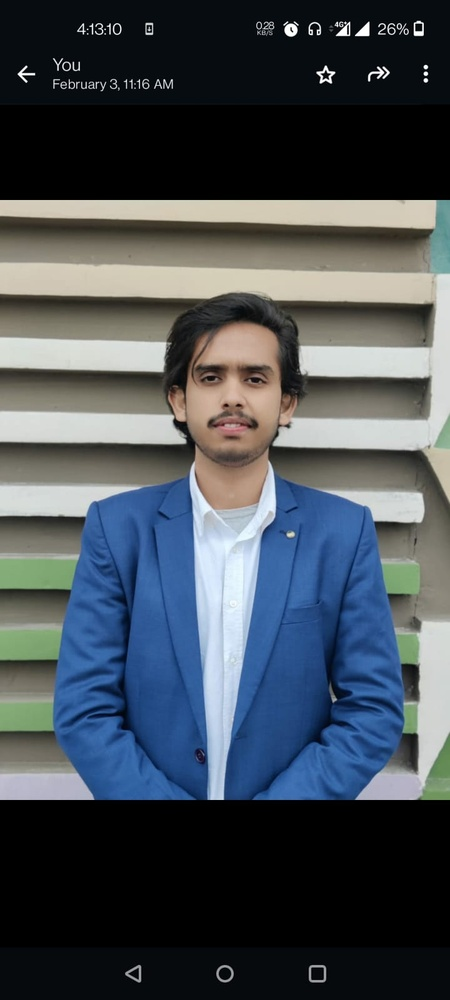
#> input picture numpy/image_processing/image.jpg, 450 x 1000 px, shrunk from 720 x 1600 before the run
$ jupyter execute img_proc.ipynb
#> lines starting #> are read from the running program, lines starting #| are printed output that depends on the picture
[cell 1]
import numpy as np
import imageio.v2 as imageio
import matplotlib.pyplot as plt

# Load the image

image = imageio.imread('image.jpg')
#> image is the input picture: shape (1000, 450, 3); mean R, G, B 69.9, 77.8, 85

# Convert the image to grayscale


# Display the grayscale image

plt.imshow(image)

plt.show()

[cell 2]
# Load the image
image = imageio.imread('image.jpg')  # Replace 'image.jpg' with your image file path

# Convert the image to a NumPy array
image_array = np.array(image)

# Print the shape of the array
print( image_array.shape)
#| (1000, 450, 3)
print( image_array)
#> (printed output is left out)

[cell 3]
# [17 lines of commented-out code are left out]

[cell 4]
# Load the image
image = imageio.imread('image.jpg')

# Convert the image to grayscale
gray_image = np.dot(image[...,:3], [0.2989, 0.5870, 0.1140])

# Create a gray color overlay
gray_overlay = np.zeros_like(image)  # Create an array of zeros with the same shape as the original image
gray_overlay[..., 0] = gray_image  # Assign gray image to the red channel
gray_overlay[..., 1] = gray_image  # Assign gray image to the green channel
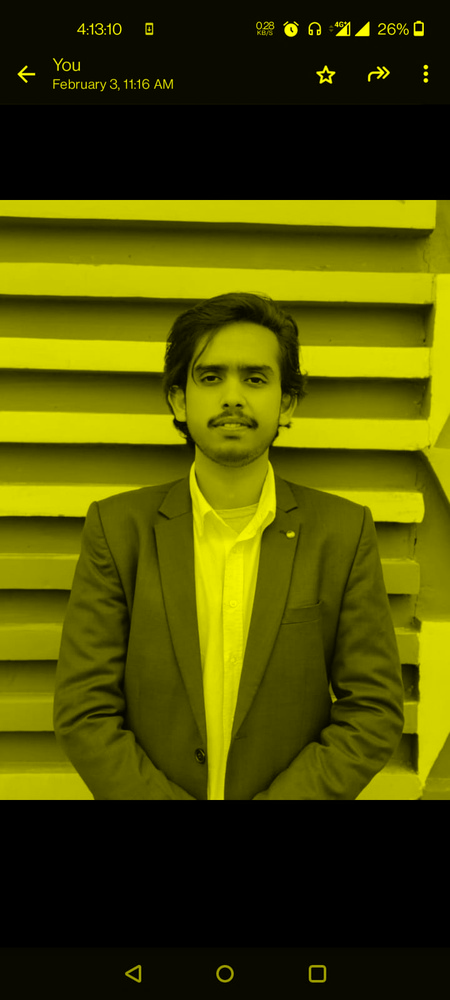
#> gray_overlay: shape (1000, 450, 3); mean of channels 0, 1, 2 75.8, 75.8, 0; drawn as R, G, B
gray_overlay[..., 2] = gray_image  # Assign gray image to the blue channel

# Blend the original image with the gray overlay
alpha = 0.5  # Adjust the transparency of the overlay
blended_image = (1 - alpha) * image + alpha * gray_overlay

# Ensure the values are in the valid range (0-255 for image)
blended_image = np.clip(blended_image, 0, 255).astype(np.uint8)

# Display the blended image
plt.imshow(blended_image)
plt.axis('off')  # Hide the axes
plt.show()

[cell 5]
# Load the image
image = imageio.imread('image.jpg')  # Replace 'image.jpg' with your image file path

# Convert the image to a NumPy array
image_array = np.array(image)

# Get the shape of the array
height, width, channels = image_array.shape
#> height = 1000; width = 450; channels = 3

# Print the dimensions
print("Height (number of rows):", height)      # 200
#| Height (number of rows): 1000
print("Width (number of columns):", width)      # 300
#| Width (number of columns): 450
print("Number of color channels:", channels)     # 3
#| Number of color channels: 3

[cell 6]
# [28 lines of commented-out code are left out]

[cell 7]
# [38 lines of commented-out code are left out]

[cell 8]
import numpy as np
import imageio
import matplotlib.pyplot as plt

# Load the image
image = imageio.imread('image.jpg')  # Replace 'image.jpg' with your image file path

# Check the shape of the image
height, width, channels = image.shape
print(f"Image shape: {height} (height) x {width} (width) x {channels} (channels)")
#| Image shape: 1000 (height) x 450 (width) x 3 (channels)

# Create an orange image by manipulating the RGB channels
orange_image = np.zeros_like(image)  # Create an empty array with the same shape as the original image

# Set the Red and Green channels to create an orange tint
orange_image[..., 0] = image[..., 0]  # Keep the Red channel
orange_image[..., 1] = (image[..., 1] * 0.5)  # Reduce the Green channel to keep a balance
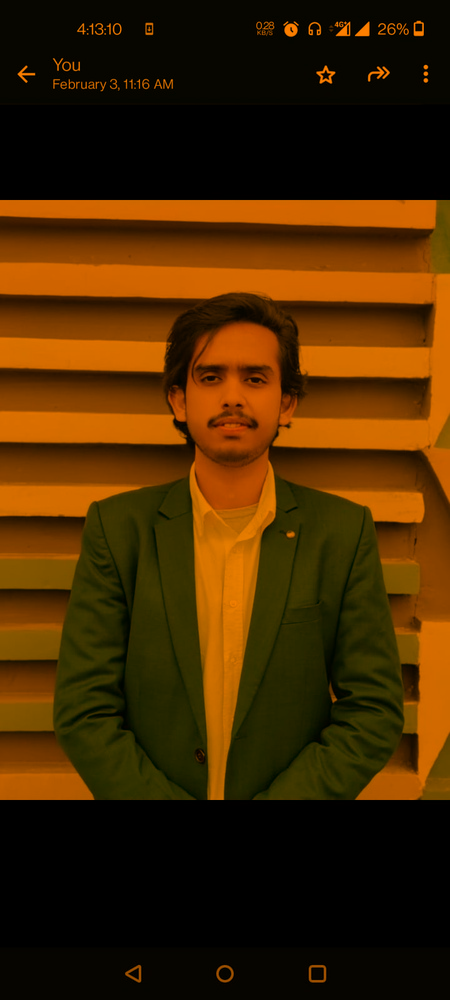
#> orange_image: shape (1000, 450, 3); mean R, G, B 69.9, 38.7, 0
orange_image[..., 2] = 0  # Set the Blue channel to zero

# Display the original and orange images
plt.figure(figsize=(10, 5))

# Original Image
plt.subplot(1, 2, 1)
plt.imshow(image)
plt.title("Original Image")
plt.axis("off")

# Orange Image
plt.subplot(1, 2, 2)
plt.imshow(orange_image)
plt.title("Orange Image")
plt.axis("off")

plt.show()

[cell 9]
import numpy as np
import imageio
import matplotlib.pyplot as plt

# Load the image
image = imageio.imread('image.jpg')  # Replace 'image.jpg' with your image file path

# Check the shape of the image
height, width, channels = image.shape
print(f"Image shape: {height} (height) x {width} (width) x {channels} (channels)")
#| Image shape: 1000 (height) x 450 (width) x 3 (channels)

# Create a golden image by manipulating the RGB channels
golden_image = np.zeros_like(image)  # Create an empty array with the same shape as the original image

# Set the Red and Green channels to create a golden tint
golden_image[..., 0] = image[..., 0] * 1.5  # Increase the Red channel intensity
golden_image[..., 1] = image[..., 1] * 1.2  # Increase the Green channel intensity
golden_image[..., 2] = image[..., 2] * 0.5  # Reduce the Blue channel intensity
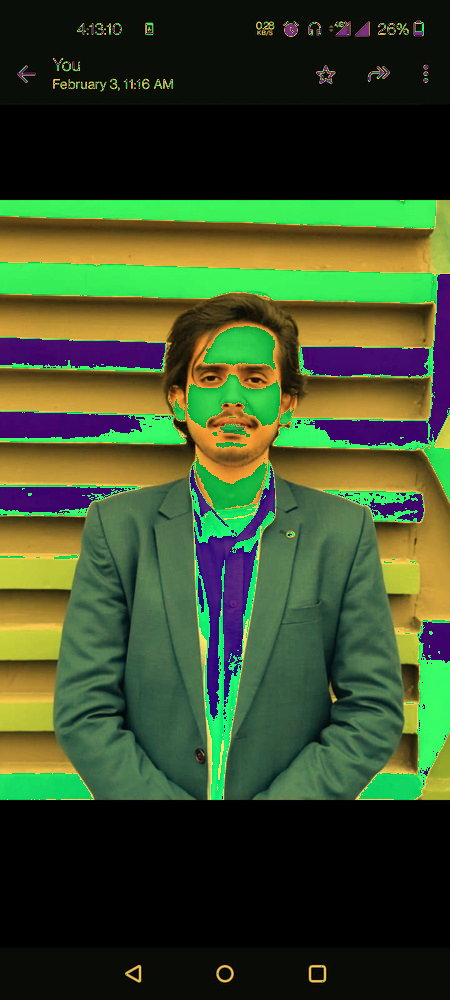
#> golden_image: shape (1000, 450, 3); mean R, G, B 59.8, 77.2, 42.3

# Clip values to be in the range [0, 255] to avoid overflow
golden_image = np.clip(golden_image, 0, 255).astype(np.uint8)

# Display the original and golden images
plt.figure(figsize=(10, 5))

# Original Image
plt.subplot(1, 2, 1)
plt.imshow(image)
plt.title("Original Image")
plt.axis("off")

# Golden Image
plt.subplot(1, 2, 2)
plt.imshow(golden_image)
plt.title("Golden Image")
plt.axis("off")

plt.show()

[cell 10]
import numpy as np
import imageio
import matplotlib.pyplot as plt

# Load the image
image = imageio.imread('image.jpg')  # Replace 'image.jpg' with your image file path

# Check the shape of the image
height, width, channels = image.shape
print(f"Image shape: {height} (height) x {width} (width) x {channels} (channels)")
#| Image shape: 1000 (height) x 450 (width) x 3 (channels)

# Create a brown image by manipulating the RGB channels
brown_image = np.zeros_like(image)  # Create an empty array with the same shape as the original image

# Set the Red and Green channels for a brown tint and reduce the Blue channel
brown_image[..., 0] = image[..., 0] * 0.65  # Adjust Red channel (reduce slightly)
brown_image[..., 1] = image[..., 1] * 0.50  # Adjust Green channel (reduce slightly)
brown_image[..., 2] = image[..., 2] * 0.30  # Reduce Blue channel significantly
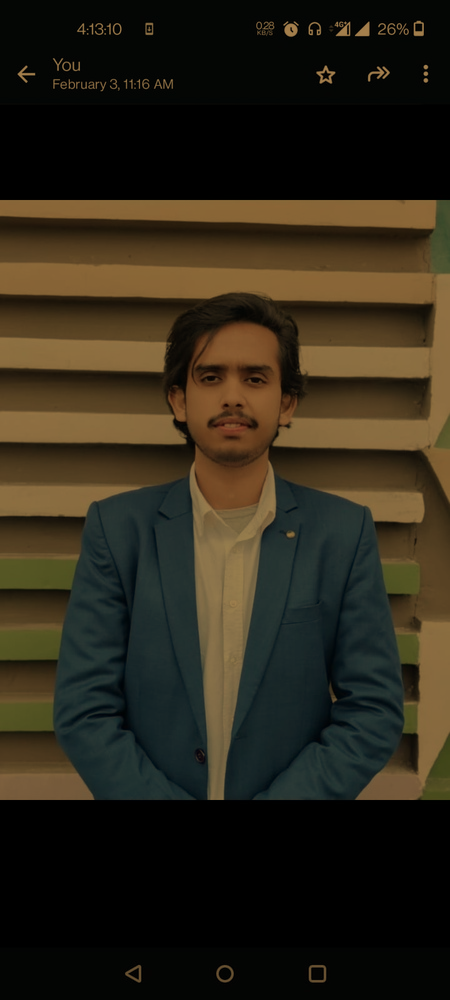
#> brown_image: shape (1000, 450, 3); mean R, G, B 45, 38.7, 25.1

# Clip values to be in the range [0, 255] to avoid overflow
brown_image = np.clip(brown_image, 0, 255).astype(np.uint8)

# Display the original and brown images
plt.figure(figsize=(10, 5))

# Original Image
plt.subplot(1, 2, 1)
plt.imshow(image)
plt.title("Original Image")
plt.axis("off")

# Brown Image
plt.subplot(1, 2, 2)
plt.imshow(brown_image)
plt.title("Brown Image")
plt.axis("off")

plt.show()

[cell 11]
import numpy as np
import imageio
import matplotlib.pyplot as plt

# Load the image
image = imageio.imread('image.jpg')  # Replace 'image.jpg' with your image file path

# Check the shape of the image
height, width, channels = image.shape
print(f"Image shape: {height} (height) x {width} (width) x {channels} (channels)")
#| Image shape: 1000 (height) x 450 (width) x 3 (channels)

# Create a gray image by manipulating the RGB channels
gray_image = np.zeros_like(image)  # Create an empty array with the same shape as the original image

# Set all channels to the average value of the original RGB channels to create gray
gray_image[..., 0] = image[..., 0] * 0.2989 + image[..., 1] * 0.5870 + image[..., 2] * 0.1140  # Red channel
#> gray_image: shape (1000, 450, 3)
gray_image[..., 1] = gray_image[..., 0]  # Green channel (same as red)
gray_image[..., 2] = gray_image[..., 0]  # Blue channel (same as red)

# Clip values to be in the range [0, 255] to avoid overflow
gray_image = np.clip(gray_image, 0, 255).astype(np.uint8)

# Display the original and gray images
plt.figure(figsize=(10, 5))

# Original Image
plt.subplot(1, 2, 1)
plt.imshow(image)
plt.title("Original Image")
plt.axis("off")

# Gray Image
plt.subplot(1, 2, 2)
plt.imshow(gray_image)
plt.title("Gray Image")
plt.axis("off")

plt.show()

[cell 12]
from PIL import Image
import matplotlib.pyplot as plt

# Load the image using Pillow
image = Image.open('image.jpg')  # Replace 'image.jpg' with your image file path

# Convert the image to grayscale
gray_image = image.convert('L')  # 'L' mode is for grayscale
#> gray_image: PIL image 450x1000 L

# Display the original and gray images
plt.figure(figsize=(10, 5))

# Original Image
plt.subplot(1, 2, 1)
plt.imshow(image)
plt.title("Original Image")
plt.axis("off")

# Grayscale Image
plt.subplot(1, 2, 2)
plt.imshow(gray_image, cmap='gray')
plt.title("Gray Image")
plt.axis("off")

plt.show()

[cell 13]
from PIL import Image
import matplotlib.pyplot as plt
import numpy as np

# Load the image
image = Image.open('image.jpg')  # Replace 'image.jpg' with your image file path

# Convert the image to RGB (if it's not in that mode)
image = image.convert('RGB')

# Convert the image to an array
image_array = np.array(image)

# Apply a purple tint by enhancing red and blue channels
purple_tinted_image_array = image_array.copy()
purple_tinted_image_array[..., 1] = 0  # Set green channel to 0

# Optionally, enhance the red and blue channels (for example, by multiplying them)
purple_tinted_image_array[..., 0] = purple_tinted_image_array[..., 0] * 0.7  # Reduce red intensity
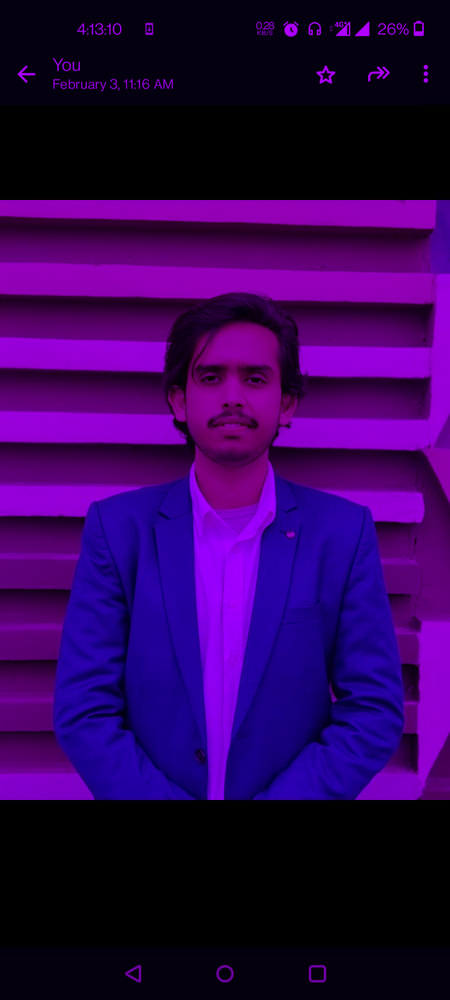
#> purple_tinted_image_array: shape (1000, 450, 3); mean R, G, B 48.5, 0, 85
purple_tinted_image_array[..., 2] = purple_tinted_image_array[..., 2] * 0.7  # Reduce blue intensity
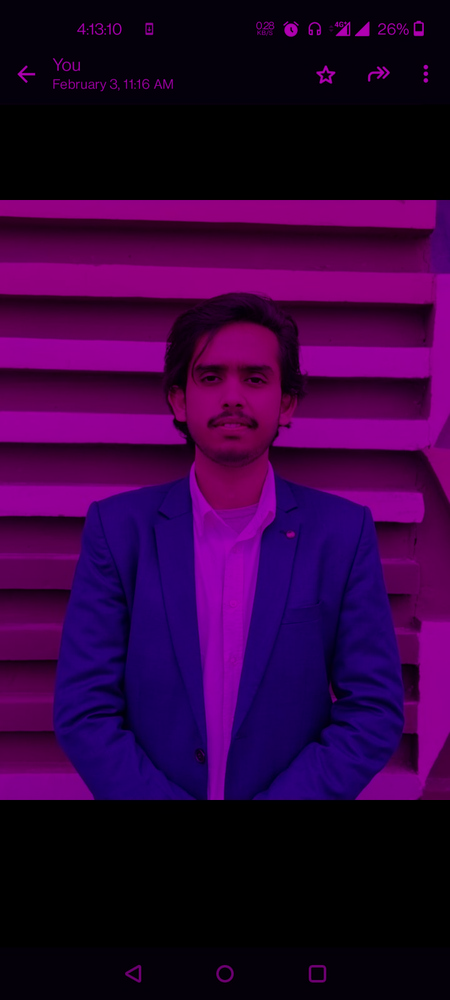
#> purple_tinted_image_array: shape (1000, 450, 3); mean R, G, B 48.5, 0, 59.2

# Convert back to image
purple_tinted_image = Image.fromarray(np.uint8(purple_tinted_image_array))

# Display the original and purple-tinted images
plt.figure(figsize=(10, 5))

# Original Image
plt.subplot(1, 2, 1)
plt.imshow(image)
plt.title("Original Image")
plt.axis("off")

# Purple-Tinted Image
plt.subplot(1, 2, 2)
plt.imshow(purple_tinted_image)
plt.title("Purple-Tinted Image")
plt.axis("off")

plt.show()

[cell 14]
from PIL import Image
import matplotlib.pyplot as plt
import numpy as np

# Load the image
image = Image.open('image.jpg')  # Replace 'image.jpg' with your image file path

# Convert the image to RGB (if it's not in that mode)
image = image.convert('RGB')

# Convert the image to an array
image_array = np.array(image)

# Apply a blue tint by increasing the blue channel
# This can be done by setting red and green to 0, or enhancing blue channel
blue_tinted_image_array = image_array.copy()
blue_tinted_image_array[..., 0] = 0  # Set red channel to 0
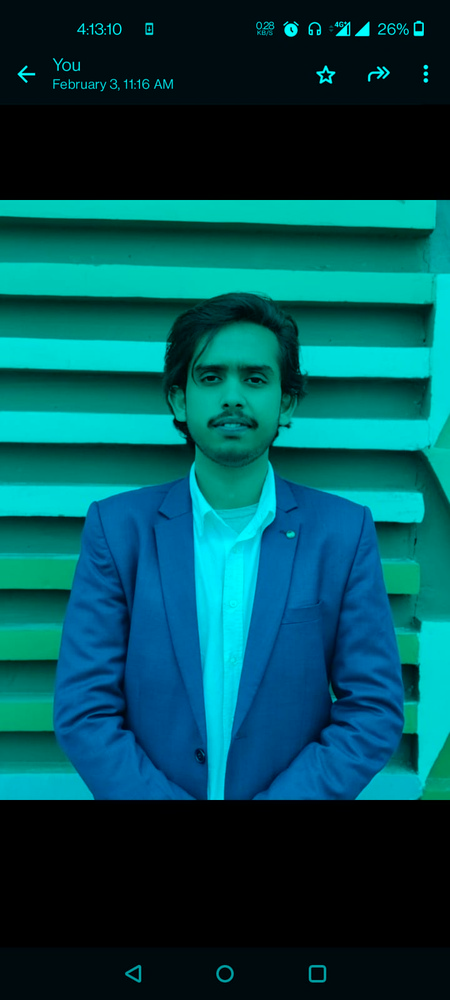
#> blue_tinted_image_array: shape (1000, 450, 3); mean R, G, B 0, 77.8, 85
blue_tinted_image_array[..., 1] = 0  # Set green channel to 0
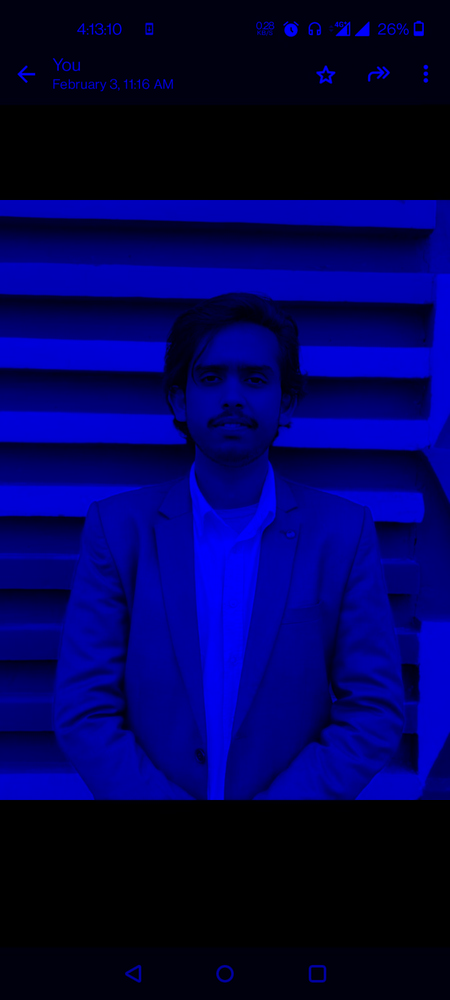
#> blue_tinted_image_array: shape (1000, 450, 3); mean R, G, B 0, 0, 85

# Convert back to image
blue_tinted_image = Image.fromarray(blue_tinted_image_array)

# Display the original and blue-tinted images
plt.figure(figsize=(10, 5))

# Original Image
plt.subplot(1, 2, 1)
plt.imshow(image)
plt.title("Original Image")
plt.axis("off")

# Blue-Tinted Image
plt.subplot(1, 2, 2)
plt.imshow(blue_tinted_image)
plt.title("Blue-Tinted Image")
plt.axis("off")

plt.show()

[cell 15]
from PIL import Image
import matplotlib.pyplot as plt

# Load the image
image = Image.open('image.jpg')  # Replace 'image.jpg' with your image file path

# Convert to different color modes
gray_image = image.convert('L')    # Grayscale
binary_image = image.convert('1')  # Black and White
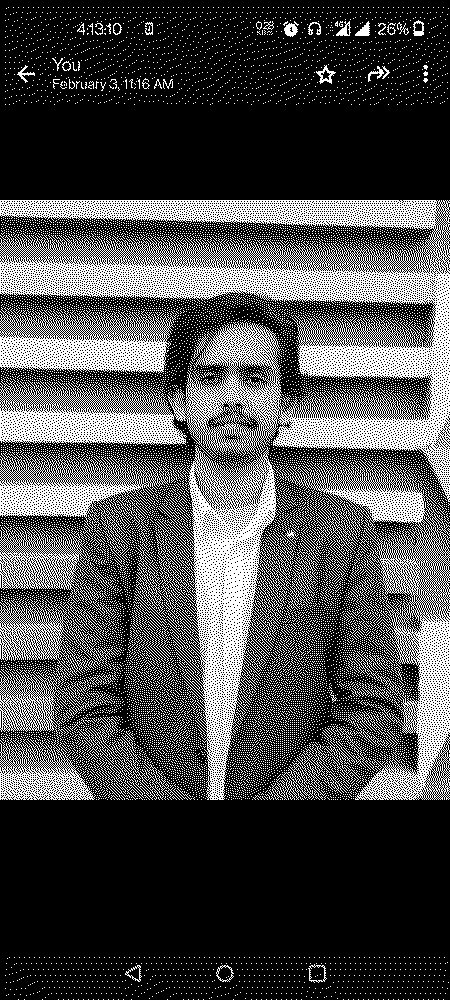
#> binary_image: PIL image 450x1000 1; 29.7% white in thin lines or dots
cmyk_image = image.convert('CMYK') # CMYK mode

# Display the images
plt.figure(figsize=(12, 4))

# Grayscale Image
plt.subplot(1, 3, 1)
plt.imshow(gray_image, cmap='gray')
plt.title("Grayscale Image")
plt.axis("off")

# Binary Image
plt.subplot(1, 3, 2)
plt.imshow(binary_image, cmap='gray')
plt.title("Binary Image")
plt.axis("off")

# CMYK Image (displaying it as RGB for visualization)
plt.subplot(1, 3, 3)
plt.imshow(cmyk_image.convert('RGB'))  # Convert CMYK back to RGB for display
plt.title("CMYK Image")
plt.axis("off")

plt.show()
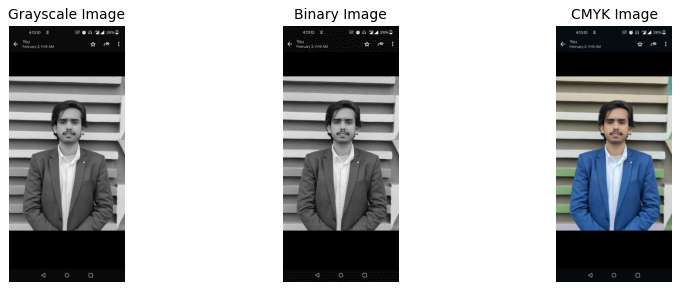
#> figure drawn by matplotlib, 3 panels
